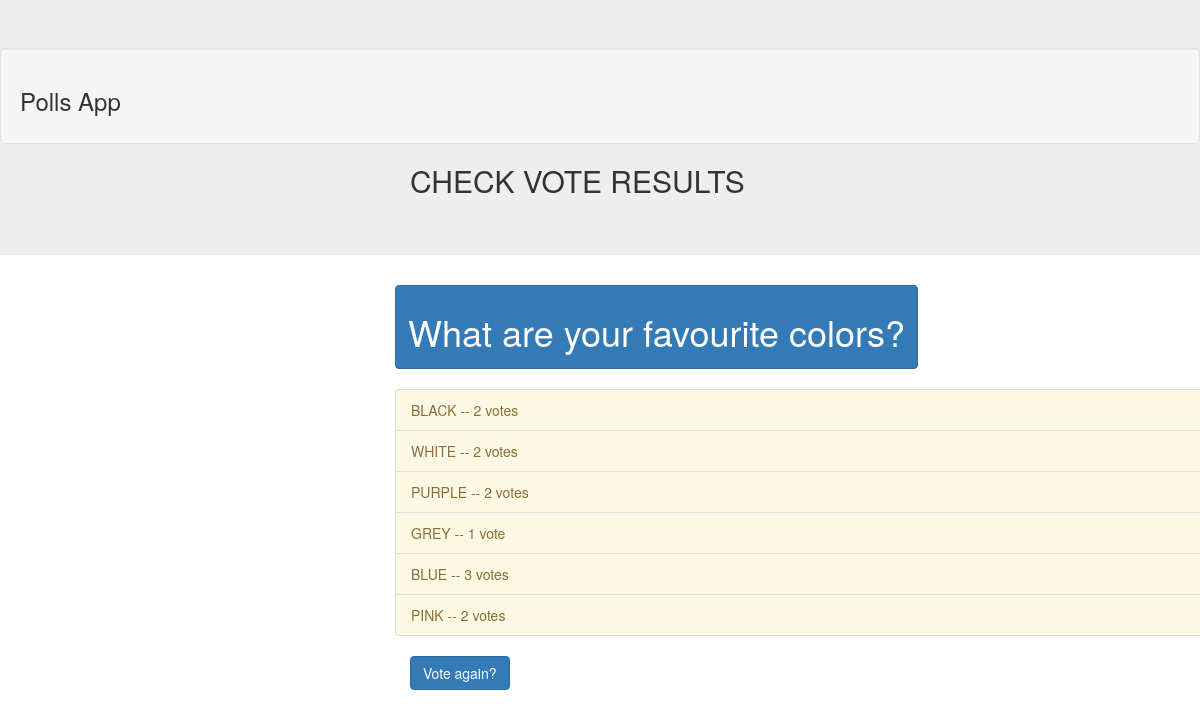
/pollsproject1/5/results/, run on the app's committed database.
### pollsproject1/models.py (models this page shows, shortened)
class Question(models.Model):
    question_text = models.CharField(max_length=200)
    pub_date = models.DateTimeField('date published')
    def was_published_recently(self):
        now = timezone.now()
        return now - datetime.timedelta(days=1) <= self.pub_date <= now
    was_published_recently.admin_order_field = 'pub_date'
    was_published_recently.boolean = True
    was_published_recently.short_description = 'Published recently?'

class Choice(models.Model):
    question = models.ForeignKey(Question, on_delete=models.CASCADE)
    choice_text = models.CharField(max_length=200)
    votes = models.IntegerField(default=0)

### pollsproject1/views.py (the view)
# urls.py: path('<int:pk>/results/', views.ResultsView.as_view(), name='results'),
class ResultsView(generic.DetailView):
    model = Question
    template_name = 'pollsproject1/results.html'

### templates/pollsproject1/results.html (shortened to what this page needs)
{% load static %}
<!doctype html>
<html lang="en">
<head>
  <link rel="stylesheet" href="https://maxcdn.bootstrapcdn.com/bootstrap/3.4.0/css/bootstrap.min.css">
</head>
<body>
  <div class="jumbotron" >
<div class="well" color:grey;>
<h3> Polls App</h3>
</div>
<h2>CHECK VOTE RESULTS</h2>
  </div>
<div id="content" name="content" class="main">
    <div class="row justify-content-center">
      <div class="col-8">
        <div class="btn btn-primary ">
	      <h1>{{ question.question_text }}</h1>
        </div>
        <br>
        <br>
        <ul class="list-group list-group-flush">
        {% for choice in question.choice_set.all %}
        <li class="list-group-item list-group-item-warning">{{ choice.choice_text }} -- {{ choice.votes }} vote{{ choice.votes|pluralize }}</li>
        {% endfor %}
        </ul>
</div>
    </div>
      </div>
<a href="{% url 'pollsproject1:detail' question.id %}"><button class="btn btn-primary">Vote again?</button></a>
</body>
</html>

### templates/pollsproject1/results.html (style rules this page uses)
.main,h2,a { margin-left:400px; padding: 0px 10px; }
body { background-color: white; }

### data on the page
Question: question_text "What are your favourite colors?"
Choice: choice_text "BLACK", votes "2"
Choice: choice_text "WHITE", votes "2"
Choice: choice_text "PURPLE", votes "2"
Choice: choice_text "GREY", votes "1"
Choice: choice_text "BLUE", votes "3"
Choice: choice_text "PINK", votes "2"
